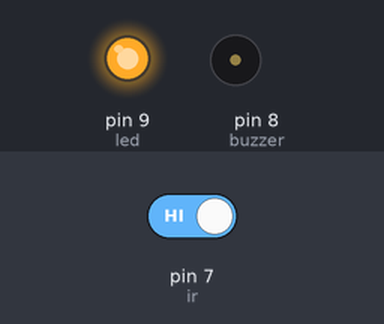
A sketch run on a simulated Arduino Uno, built with avr-gcc and run on an emulated ATmega328P. Shown: output pins drawn as LEDs (lit = HIGH), buzzer (waves = sounding, pin HIGH). The test bench sets the inputs (shaded band); at power-on: pin 7 (ir) HIGH.

Above: at 1.2 s.
1.3 s: pin 7 (ir) driven LOW
At 2.5 s:
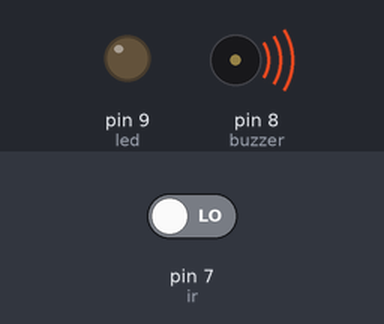
2.8 s: pin 7 (ir) driven HIGH
At 3.7 s:
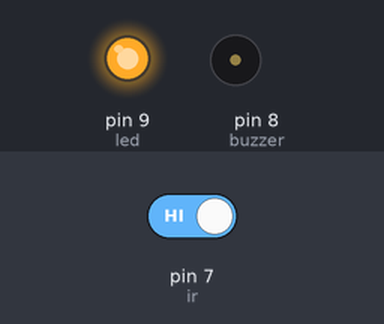
Timing chart, 0 to 5.8 s (numbered marks = the images above; inputs shaded):
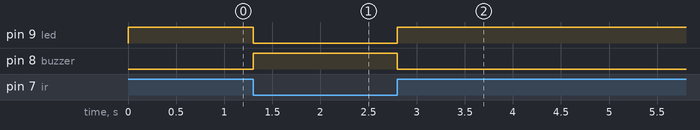

Measured:
- after the input at 1.3 s, pin 9 (led): HIGH → LOW at once; pin 8 (buzzer): LOW → HIGH at once
- after the input at 2.8 s, pin 9 (led): LOW → HIGH at once; pin 8 (buzzer): HIGH → LOW at once

The sketch:

lesson.ino
```cpp
//Create names for digital pins
#define ir 7
#define buzzer 8
#define led 9

//Create variable to test against for sensor
int obstacle;

void setup() {
//Set ir pin for INPUT so that it reads from the sensor
  pinMode(ir, INPUT);
//Set led and buzzer to OUTPUT so that they can be turned on/ off
  pinMode(led, OUTPUT);
  pinMode(buzzer, OUTPUT);
}

void loop() {
//read from the IR sensor and assign value to obstacle variable
  obstacle = digitalRead(ir);

//if IR Sensor detects something then turn buzzer on, and led off
  if (obstacle == LOW)
  {
    digitalWrite(led, LOW);
    digitalWrite(buzzer, HIGH);
  }
//if IR Sensor does not detect something turn led on, and buzzer off
  else
  {
    digitalWrite(led, HIGH);
    digitalWrite(buzzer, LOW);

  }
}
```
